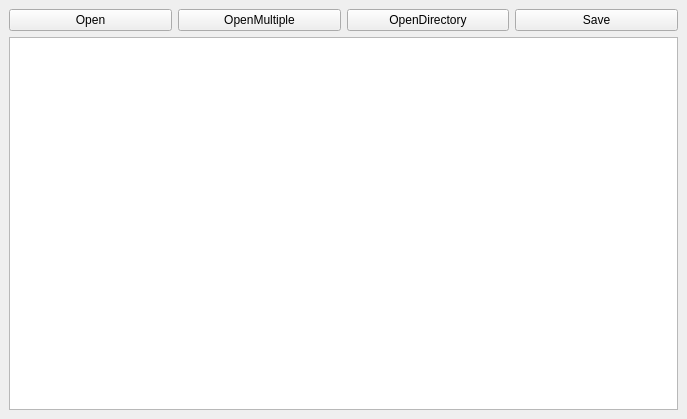
<?xml version="1.0" encoding="UTF-8"?>
<ui version="4.0">
 <class>DialogDemoWindow</class>
 <widget class="QMainWindow" name="DialogDemoWindow">
  <property name="geometry">
   <rect>
    <x>0</x>
    <y>0</y>
    <width>687</width>
    <height>419</height>
   </rect>
  </property>
  <property name="windowTitle">
   <string>Dialog Demo</string>
  </property>
  <widget class="QWidget" name="centralwidget">
   <layout class="QVBoxLayout" name="verticalLayout">
    <item>
     <layout class="QHBoxLayout" name="horizontalLayout">
      <item>
       <widget class="QPushButton" name="ButtonOpen">
        <property name="text">
         <string>Open</string>
        </property>
       </widget>
      </item>
      <item>
       <widget class="QPushButton" name="ButtonOpenMultiple">
        <property name="text">
         <string>OpenMultiple</string>
        </property>
       </widget>
      </item>
      <item>
       <widget class="QPushButton" name="ButtonOpenDirectory">
        <property name="text">
         <string>OpenDirectory</string>
        </property>
       </widget>
      </item>
      <item>
       <widget class="QPushButton" name="ButtonSave">
        <property name="text">
         <string>Save</string>
        </property>
       </widget>
      </item>
     </layout>
    </item>
    <item>
     <widget class="QPlainTextEdit" name="LogBox">
      <property name="readOnly">
       <bool>true</bool>
      </property>
     </widget>
    </item>
   </layout>
  </widget>
 </widget>
 <resources/>
 <connections/>
</ui>
